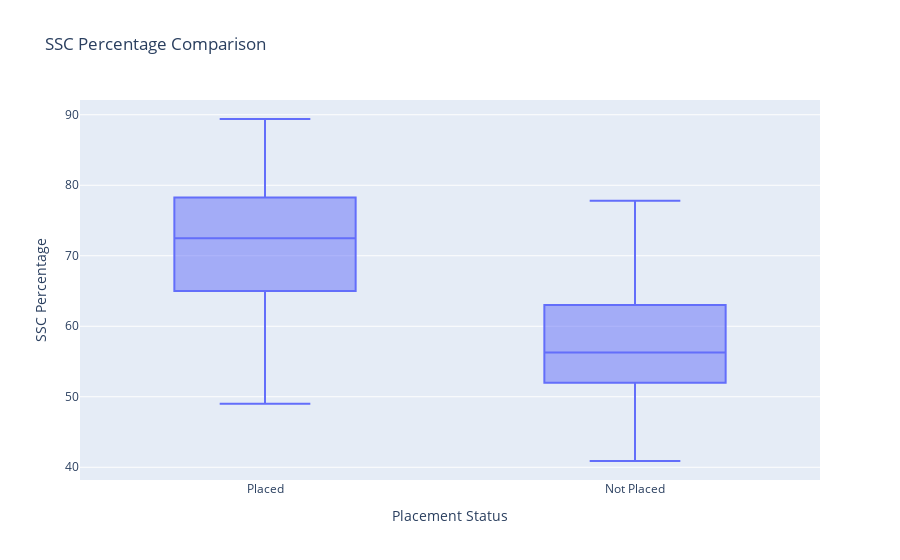

Notebook cell for this chart:
### Code cell
# boxplot factored by status
px.box(x = data['status'], 
       y = data['ssc_percentage'],
       labels = {
            'x': 'Placement Status',
            'y': 'SSC Percentage'
       },
       title = 'SSC Percentage Comparison').show()

# fit logistic regression model on single predictor
logFit = LogisticRegression().fit(np.array(data['ssc_percentage']).reshape(-1, 1), 
                                  data['status'])

# perform likelihood ratio test for independence
lrtPval = likelihood_ratio_test(np.array(data['ssc_percentage']).reshape(-1, 1), 
                                (data['status'] == 'Placed').astype(int), 
                                logFit)
print(f"LRT p-value: {lrtPval}")

### Figure 1 — Plotly figure (JSON) as saved in the notebook; plotly's stock layout.template omitted (floating-point values rounded to 4 significant figures; data arrays with more than 128 entries replaced by an {"elided": "..."} marker saying what was removed)
{"data": [{"alignmentgroup": "True", "hovertemplate": "Placement Status=%{x}<br>SSC Percentage=%{y}<extra></extra>", "legendgroup": "", "marker": {"color": "#636efa"}, "name": "", "notched": false, "offsetgroup": "", "orientation": "v", "showlegend": false, "type": "box", "x": {"elided": "215 str values"}, "x0": " ", "xaxis": "x", "y": {"elided": "215 float values"}, "y0": " ", "yaxis": "y"}], "layout": {"boxmode": "group", "legend": {"tracegroupgap": 0}, "title": {"text": "SSC Percentage Comparison"}, "xaxis": {"anchor": "y", "domain": [0, 1], "title": {"text": "Placement Status"}}, "yaxis": {"anchor": "x", "domain": [0, 1], "title": {"text": "SSC Percentage"}}}}
